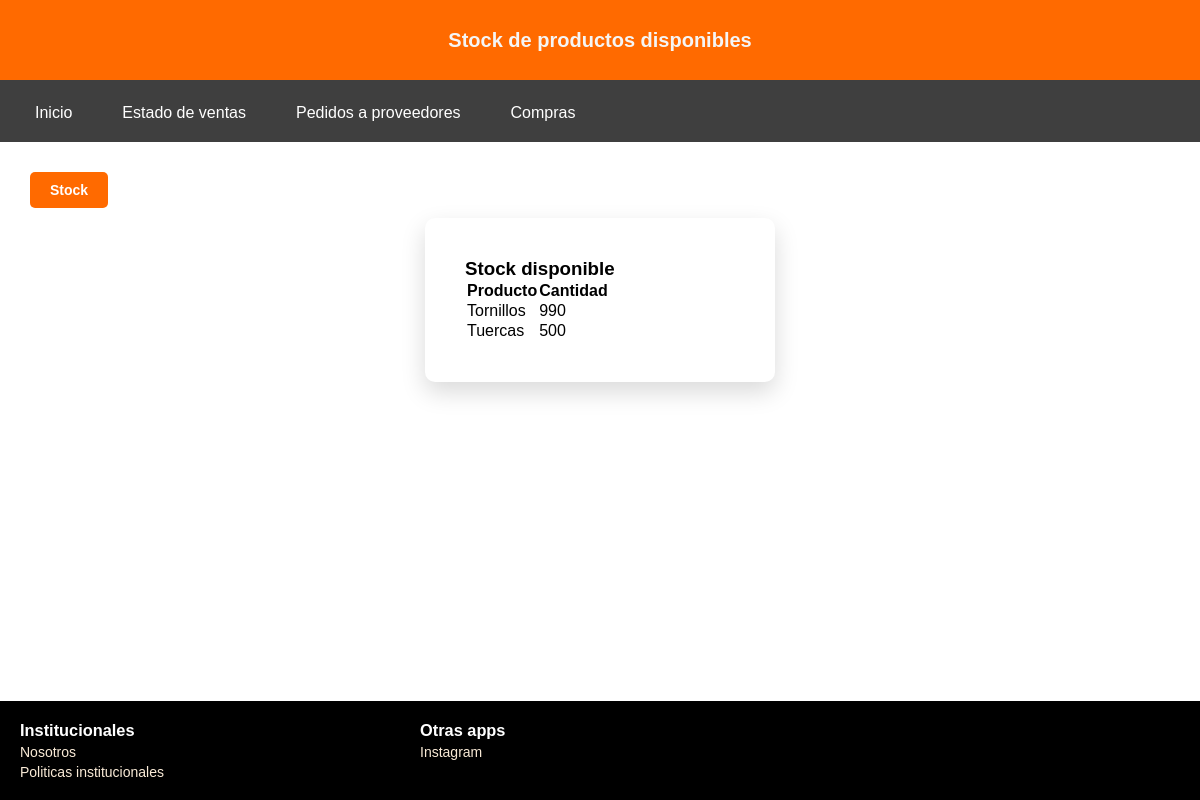
The page /proyecto/accounts/stock/ on the database as committed earlier.
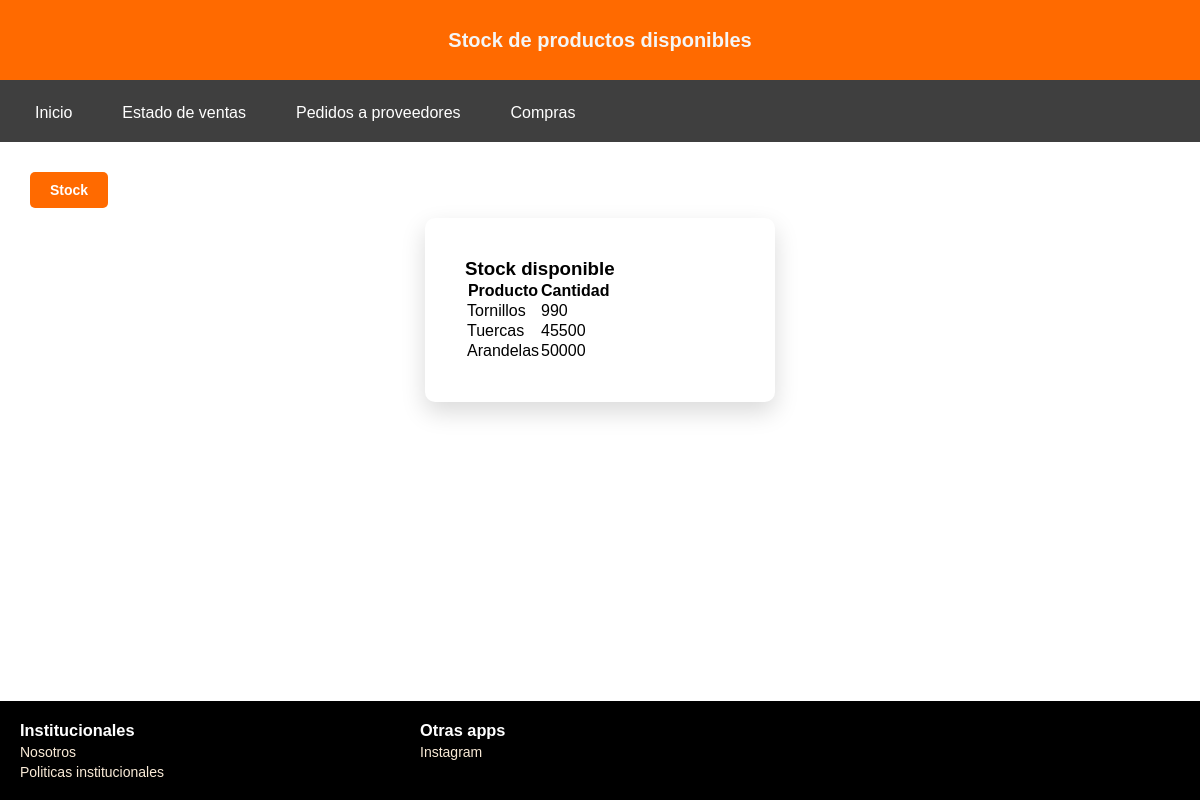
The same page on the database as committed later.
### accounts/models.py (models this page shows, shortened)
class Producto(models.Model):
    producto = models.CharField(max_length=100)
    cantidad = models.IntegerField()
    class Unidad(models.TextChoices):
        UNIDAD = "unidad", "Unidad"
        CAJA = "caja", "Caja"
        METRO = "metro", "Metro"
    unidad = models.CharField(max_length=20, choices=Unidad.choices)

### accounts/views.py (the view)
# urls.py: path('stock/',views.producto, name= "stock"),
def producto(request):
    mensaje_error = None
    if request.method == "POST":
        form = NuevoProductoFrom(request.POST)
        if form.is_valid():
            nombre = form.cleaned_data['producto']
            cantidad = form.cleaned_data['cantidad']
            unidad = form.cleaned_data['unidad']
            producto_obj, creado = Producto.objects.get_or_create(
                producto=nombre,
                defaults={'cantidad': cantidad}
            )
            if not creado:
                producto_obj.cantidad += cantidad
                producto_obj.save()
            return redirect('stock')
    else:
        form = NuevoProductoFrom()
    productos = Producto.objects.all()
    return render(request, "accounts/stock.html", {
        "form": form,
        "productos": productos,
        "error": mensaje_error
    })

### accounts/templates/accounts/stock.html (shortened to what this page needs)
{% load static %}
<!DOCTYPE html>
<html lang="es">
<head>
    <link rel="stylesheet" href="{% static 'accounts/styles_productos.css' %}">
</head>
<body>
    <header>
        <h2 class="title">Stock de productos disponibles</h2>
    </header>
        <nav>
        <ul class="menu">
            <li><a href="{% url 'general' %}">Inicio</a></li>
            <li class="dropdown">
                <a href="#">Estado de ventas</a>
            </li>
            <li><a href="{% url 'pedidosprov' %}"> Pedidos a proveedores</a></li>
            <li><a href="{% url 'productos' %}"> Compras</a></li>
        </ul>
    </nav>
    <main>
    {% block content %}
        <button type="button" class="btn-nuevo" onclick="abrirModal()">Stock </button>
        <section>
            <h3>Stock disponible</h3>
            <table>
                <tr>
                    <th>Producto</th>
                    <th>Cantidad</th>
                </tr>
                    {% for p in productos %}
                <tr>
                    <td>{{ p.producto }}</td>
                    <td>{{ p.cantidad }}</td>
                </tr>
                {% endfor %}
            </table>
        </section>
    {% endblock %}
    </main>
    <footer>
        <div class="institucionales">
            <h3 class="titulo">Institucionales</h3>
                <a href="{% url 'nosotros' %}">Nosotros</a>
                <a href="{% url 'institucionales' %}">Politicas institucionales</a>
        </div>
        <div class="apps">
            <h3 class="titulo">Otras apps</h3>
                <a href="#">Instagram</a>
        </div>
    </footer>
</body>
</html>

Rows that differ between the two databases and show on the page:
changed Producto "Tuercas": cantidad "500" → "45500"
added Producto: producto "Arandelas", cantidad "50000"
